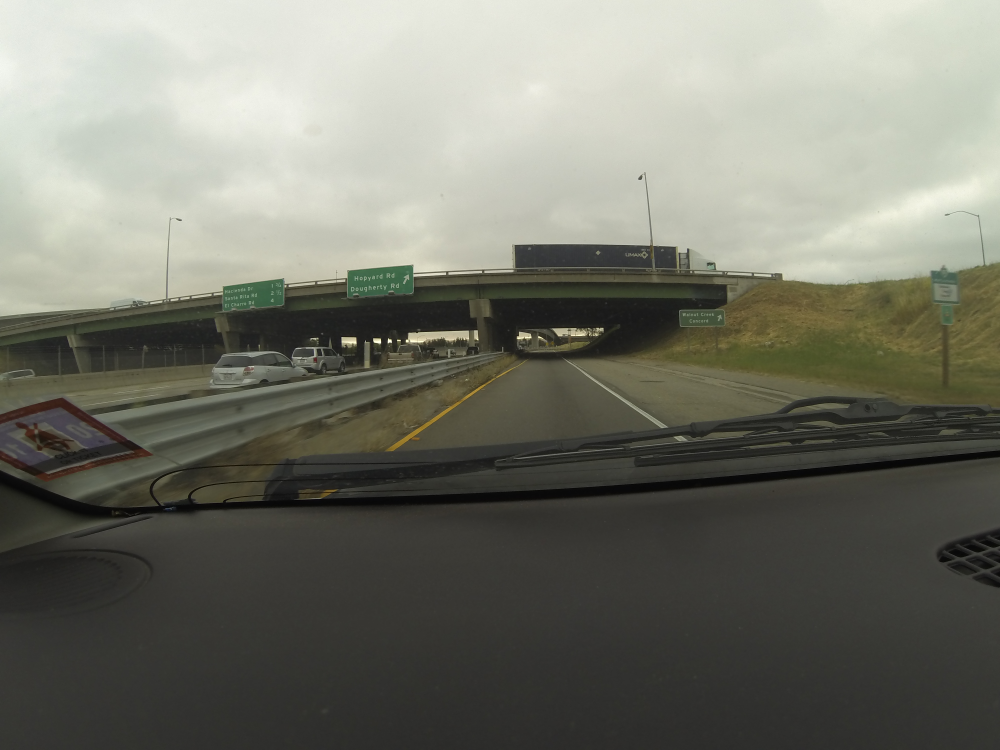
#> input picture python/images/G0014107.JPG, 4000 x 3000 px (shown at 1/4 size)
$ python ezThreshold.py   (Python 2 division)
#> lines starting #> are read from the running program, lines starting #| are printed output that depends on the picture; after the words box and inside, x2 and y2 are one past the last pixel; in counts of white or black regions, pixels touching at a corner belong together
import cv2
import numpy as np


def main():
    img = cv2.imread('./images/G0014107.JPG')
#> img is the input picture: shape (3000, 4000, 3); mean B, G, R 107.4, 118.1, 117.2
    grayscaled = cv2.cvtColor(img, cv2.COLOR_BGR2GRAY)
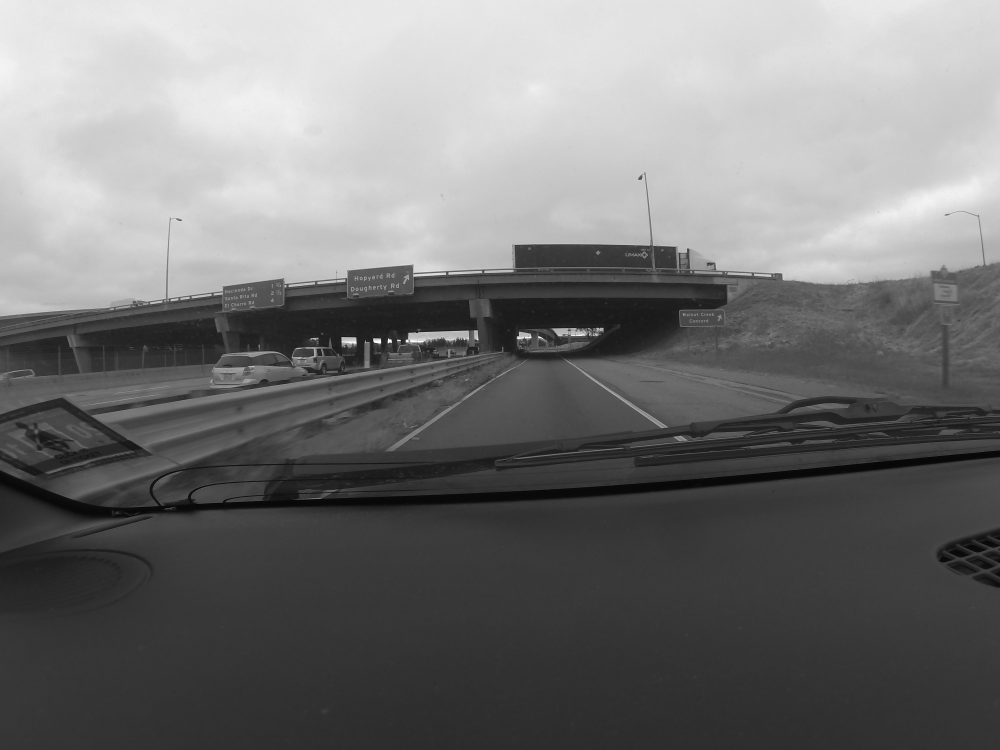
#> grayscaled: shape (3000, 4000) (shown at 1/4 size); min 0, max 254, mean 116.7
    retval, threshold = cv2.threshold(img, 127, 255, cv2.THRESH_BINARY)
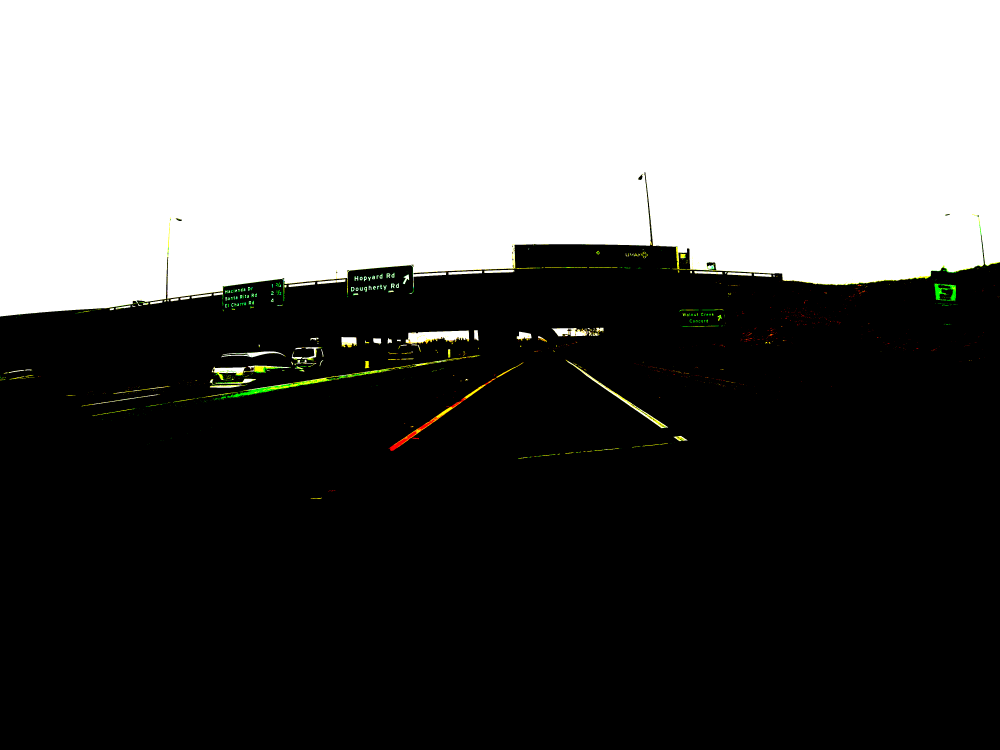
#> threshold: shape (3000, 4000, 3) (shown at 1/4 size); mean B, G, R 94.9, 95.8, 95.6
    retval2,threshold2 = cv2.threshold(grayscaled, 125, 255, cv2.THRESH_BINARY + cv2.THRESH_OTSU)
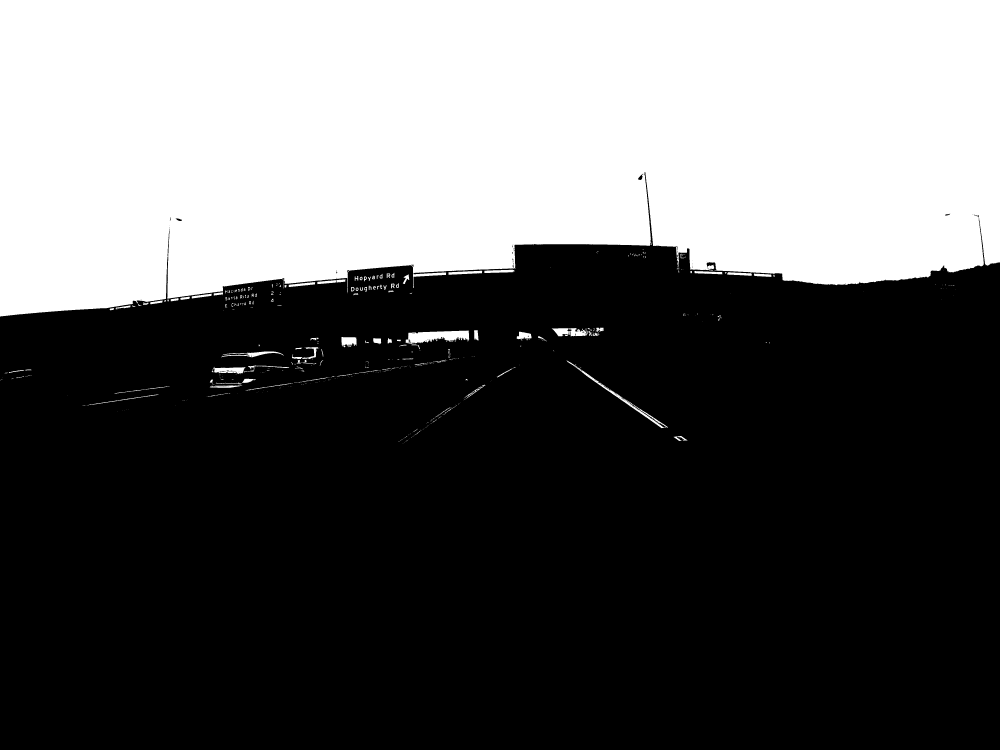
#> threshold2: shape (3000, 4000) (shown at 1/4 size); 37.3% white; 613 white regions (440 under 20 px), largest, box (x1, y1, x2, y2) and area: (0, 0, 4000, 1266) 4423152, (1623, 1322, 1877, 1375) 8764, (2266, 1442, 2672, 1713) 4179
#> retval2 = 136
    hsv = cv2.cvtColor(img, cv2.COLOR_BGR2HSV)
#> hsv: shape (3000, 4000, 3); mean H, S, V 32.8, 29.3, 118.9
    lower_green = np.array([0, 0, 0])
    upper_green = np.array([60, 255, 255])
    mask = cv2.inRange(hsv, lower_green, upper_green)
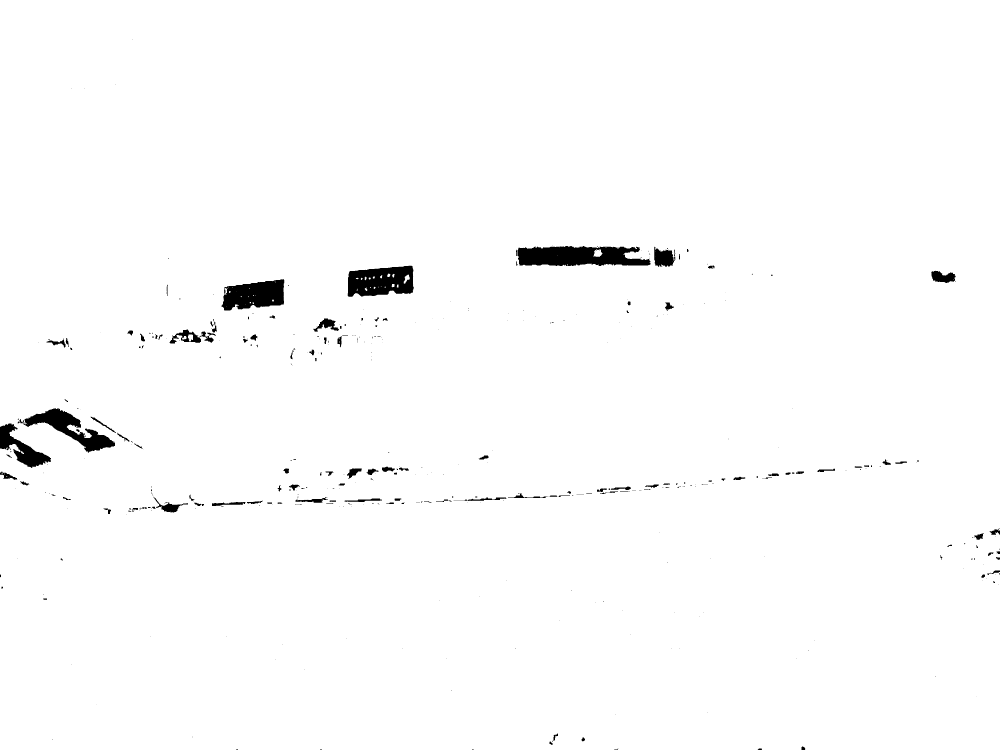
#> mask: shape (3000, 4000) (shown at 1/4 size); 98.6% white; 451 black regions (273 under 20 px), largest, box (x1, y1, x2, y2) and area: (2070, 984, 2602, 1064) 33193, (1391, 1063, 1655, 1187) 25564, (886, 1117, 1137, 1242) 22805
    res = cv2.bitwise_and(img, img, mask=mask)
    scale_width, scale_height = scale(img)
#| sh:  4  sw:  3
#> scale_width = 3; scale_height = 4

    previewWindow('test1', img, scale_width, scale_height)
#> in previewWindow, `resized = cv2.resize(img, (img.shape[1]/scale_width, img.shape[0]/scal..`:
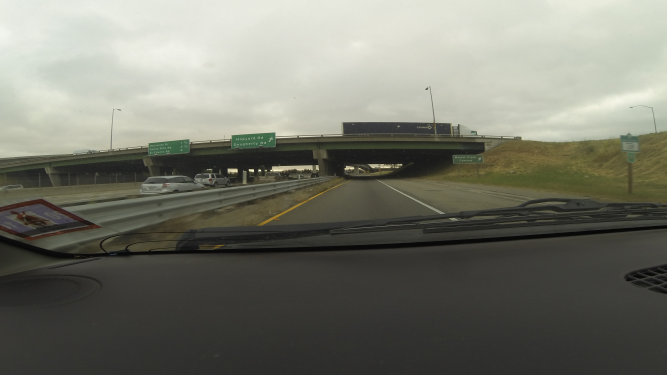
#> resized: shape (750, 1333, 3) (shown at 1/2 size); mean B, G, R 107.4, 118.1, 117.2
    # previewWindow('threshold', threshold, scale_width, scale_height)
    # previewWindow('threshold2', threshold2, scale_width, scale_height)
    previewWindow('mask', mask, scale_width, scale_height)
#> call 2 of previewWindow, with name = 'mask', scale_width = 3, scale_height = 4
#> in previewWindow (call 2), `resized = cv2.resize(img, (img.shape[1]/scale_width, img.shape[0]/scal..`:
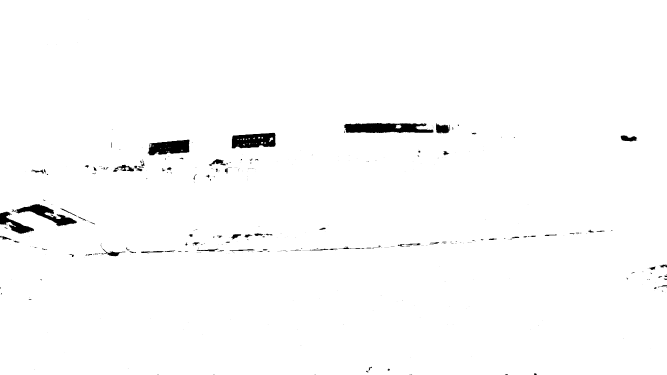
#> resized: shape (750, 1333) (shown at 1/2 size); min 0, max 255, mean 251.5
    previewWindow('res', res, scale_width, scale_height)
    while(1):
        k = cv2.waitKey(5) & 0xFF
#> (key Esc is pressed here)
        if k == 27:
            break
    cv2.destroyAllWindows()


def previewWindow(name, img, scale_width, scale_height):
    cv2.namedWindow(name, cv2.WINDOW_NORMAL)
    cv2.resizeWindow(name, scale_width, scale_height)
    resized = cv2.resize(img, (img.shape[1]/scale_width, img.shape[0]/scale_height), interpolation=cv2.INTER_AREA)
    cv2.imshow(name, resized)
    return

    # review image window imshow default size
    # Get's rid of giant unmanageable windows for high resolution images
    # http://stackoverflow.com/questions/19285562/python-opencv-imread-displaying-image
    # had to rework the logic of the answer 1280/4000 is 0
    # probably integer vs float
    # this rescales to nearest integer of resolution

def scale(img, scr_height=1280, scr_width=729):
    screen_res = scr_height, scr_width
    scale_width = img.shape[1] / screen_res[0]
    scale_height = img.shape[0] / screen_res[1]

    print "sh: ", scale_height, " sw: ", scale_width
    return scale_width, scale_height


if __name__ == '__main__':
    main()

$ run again, with python/images/G0014083.JPG copied over python/images/G0014107.JPG
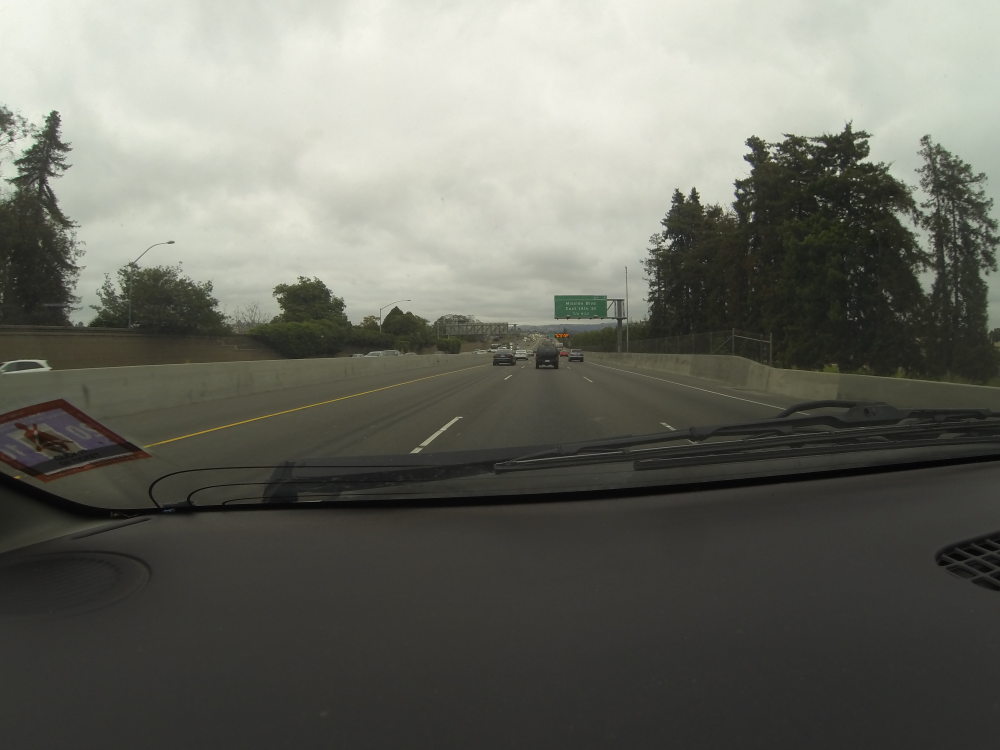
#> input picture python/images/G0014083.JPG, 4000 x 3000 px (shown at 1/4 size)
#> in main, img is the input picture: shape (3000, 4000, 3); mean B, G, R 99.8, 108.4, 107.5
#> in main, `retval2,threshold2 = cv2.threshold(grayscaled, 125, 255, cv2.THRESH_BI..`:
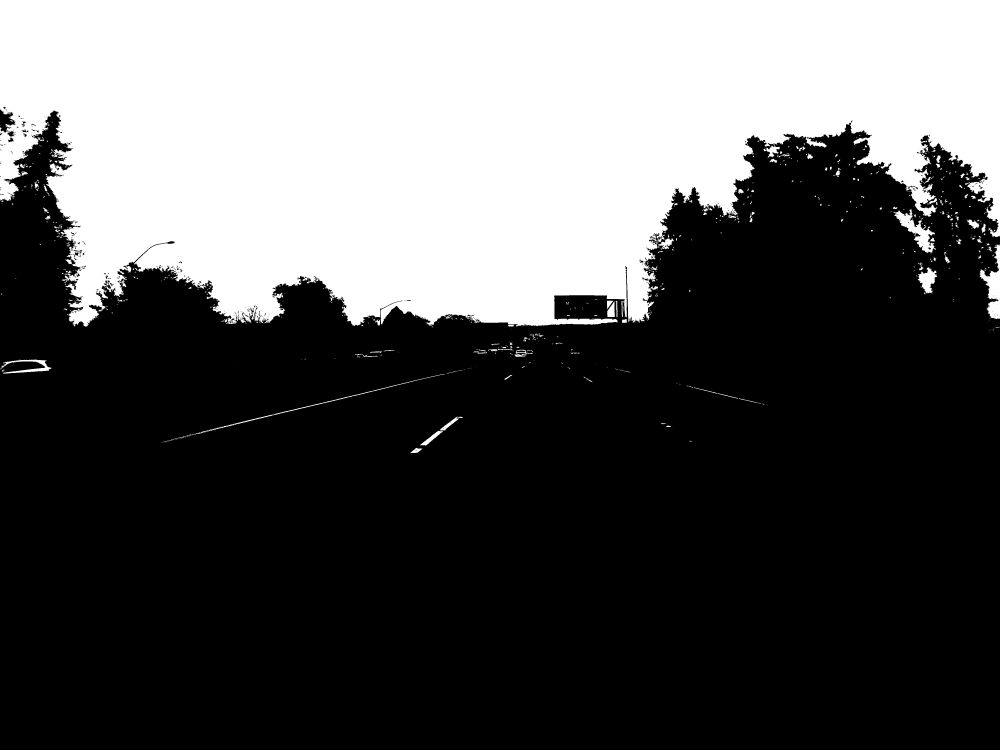
#> threshold2: shape (3000, 4000) (shown at 1/4 size); 33.6% white; 1038 white regions (783 under 20 px), largest, box (x1, y1, x2, y2) and area: (0, 0, 4000, 1307) 3967876, (3919, 978, 4000, 1277) 10339, (3573, 838, 3743, 1013) 9125
#> retval2 = 133
#> hsv: shape (3000, 4000, 3); mean H, S, V 32.3, 26.8, 108.9
#> mask: shape (3000, 4000); 99.1% white; 537 black regions (298 under 20 px), largest, box (x1, y1, x2, y2) and area: (72, 1635, 460, 1810) 20351, (2218, 1182, 2427, 1268) 16987, (0, 1694, 202, 1875) 13947
#| sh:  4  sw:  3
#> in main, `scale_width, scale_height = scale(img)`: scale_width = 3; scale_height = 4
#> in previewWindow (call 2), `resized = cv2.resize(img, (img.shape[1]/scale_width, img.shape[0]/scal..`:
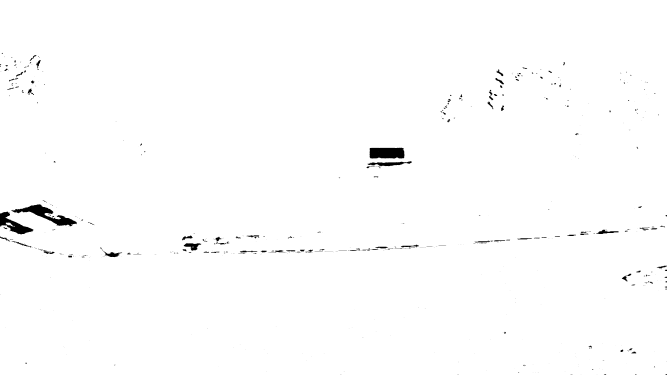
#> resized: shape (750, 1333) (shown at 1/2 size); min 0, max 255, mean 252.8
#> resized: shape (750, 1333, 3)
